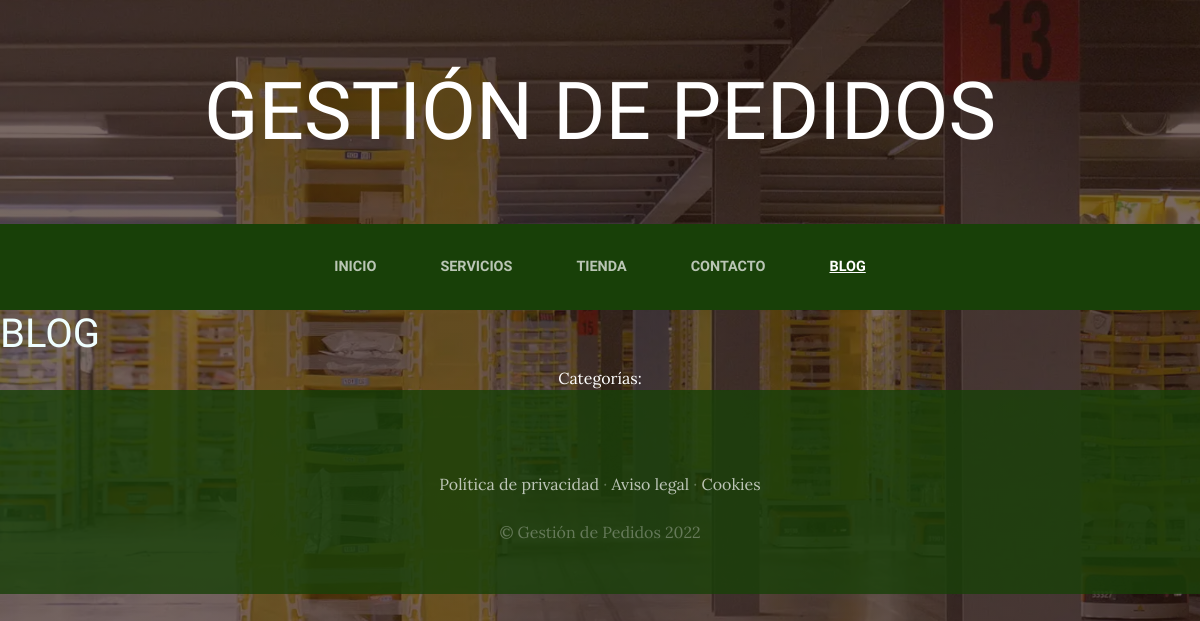
The page /blog/ on the database as committed earlier.
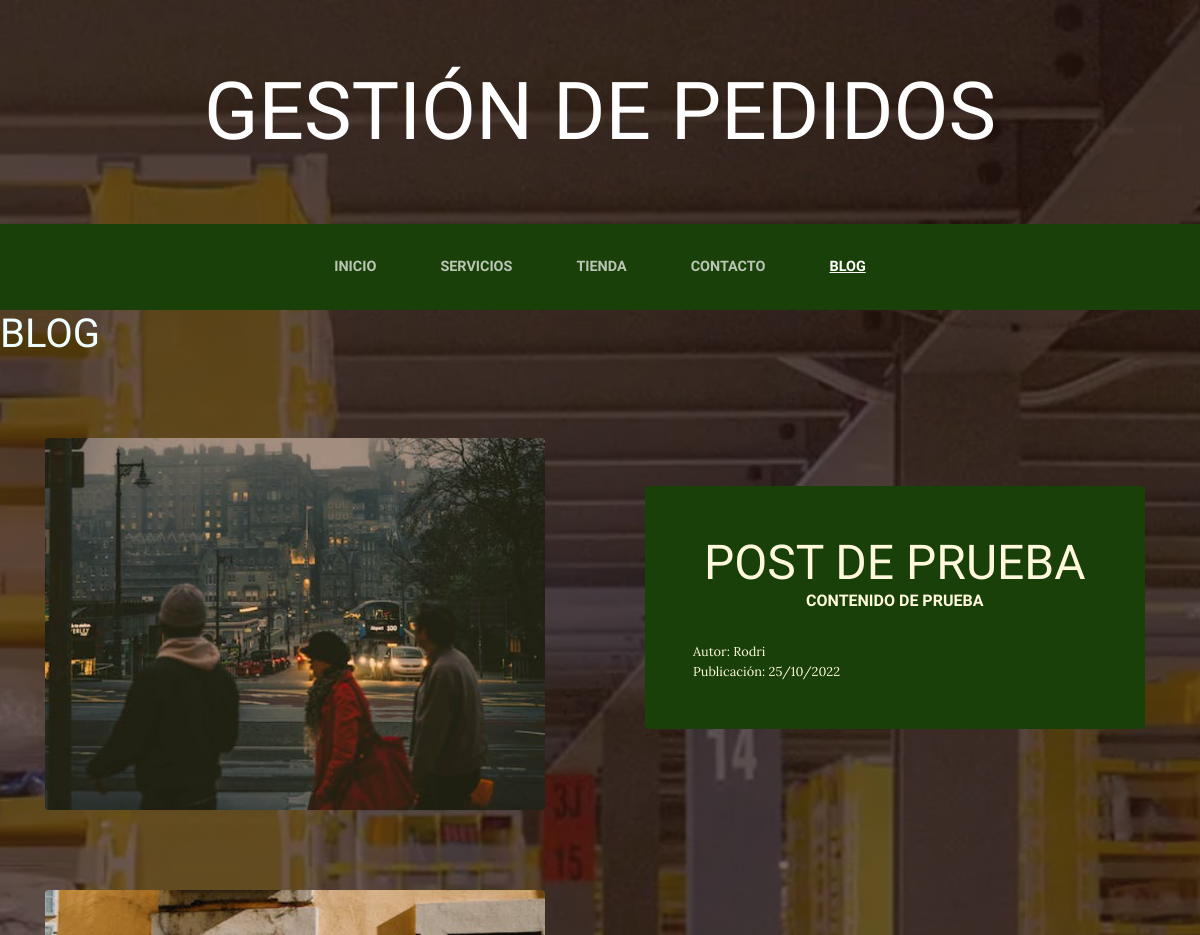
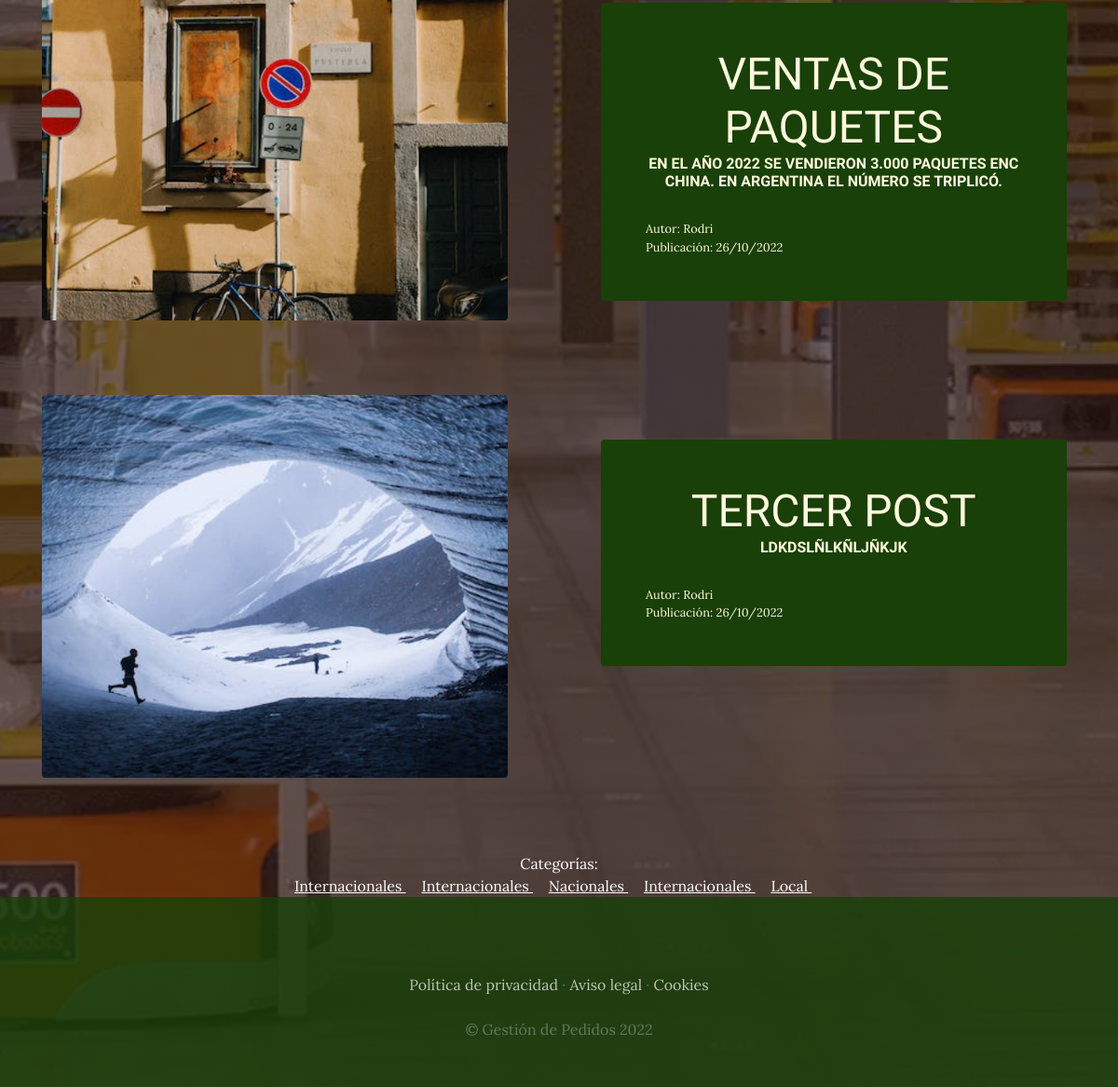
The same page on the database as committed later (2 pictures, top to bottom).
### blog/models.py (models this page shows, shortened)
class Post(models.Model):
    titulo = models.CharField(max_length=100)
    contenido = models.CharField(max_length=300)
    imagen = models.ImageField(upload_to='blog', null=True, blank=True)
    autor = models.ForeignKey(User, on_delete=models.CASCADE)
    categorias = models.ManyToManyField(Categoria)
    created = models.DateTimeField(auto_now_add=True)
    updated = models.DateTimeField(auto_now_add=True)
    class Meta:
        verbose_name='post'
        verbose_name_plural='posts'

class Categoria(models.Model):
    nombre = models.CharField(max_length=50)
    created = models.DateTimeField(auto_now_add=True)
    updated = models.DateTimeField(auto_now_add=True)

### blog/views.py (the view)
# urls.py: 2. Add a URL to urlpatterns:  path('blog/', include('blog.urls'))
def blog(request):
    posts = Post.objects.all()
    return render(request, 'blog/blog.html', {'posts': posts})

### blog/templates/blog/blog.html
{% extends 'proyectoWebApp/base.html' %}
{% load static %}
{% block content %}
<h1 style="color:azure;">
  BLOG
</h1>
  {% for post in posts%}
    <section class="page-section clearfix">
      <div class="container">
        <div class="intro">
          <img
            class="intro-img img-fluid mb-3 mb-lg-0 rounded"
            src="{{post.imagen.url}}"
            alt=""
            style="width: 45%"
          />
          <div class="intro-text left-0 text-center bg-faded p-5 rounded">
            <h2 class="section-heading mb-4">
              <span class="section-heading-lower">{{post.titulo}}</span>
              <span class="section-heading-upper">{{post.contenido}}</span>
            </h2>
            <div style="text-align: left; font-size: 0.8em;">
              <span>
                Autor: {{post.autor|capfirst}}
              </span>
            </div>
            <div style="text-align: left; font-size: 0.8em;">
              <span>
                Publicación: {{post.created|date:"SHORT_DATE_FORMAT"}}
              </span>
            </div>
          </div>
        </div>
      </div>
    </section>
  {% endfor %}
  <section>
    <div style="width: 75%; margin: auto; text-align: center; color: white;">
      Categorías:
      <br>
      {% for post in posts %}
        {% for categoria in post.categorias.all %}
          <a href="{% url 'categoria' categoria.id %}" class="linksCategorias">
            {{categoria.nombre}}
          </a> &nbsp;&nbsp;&nbsp;
        {% endfor %}
      {% endfor %}
    </div>
  </section>
{% endblock %}

### proyectoWebApp/templates/proyectoWebApp/base.html (shortened to what this page needs)
<html>
  <head>
    {% load static %}
    <link
      href="{% static 'proyectoWebApp/vendor/bootstrap/css/bootstrap.min.css' %}"
      rel="stylesheet"
    />
    <link
      href="{% static 'proyectoWebApp/css/gestion.css' %}"
      rel="stylesheet"
    />
  </head>
  <body>
    <h1 class="site-heading text-center text-white d-none d-lg-block">
      <span class="site-heading-lower">Gestión de Pedidos</span>
    </h1>
    <nav class="navbar navbar-expand-lg navbar-dark py-lg-4" id="mainNav">
      <div class="container">
        <div class="collapse navbar-collapse" id="navbarResponsive">
          <ul class="navbar-nav mx-auto">
            <li class="nav-item px-lg-4 {% if request.path == '/project_app/' %}active{% endif %}" >
              <a class="nav-link text-uppercase text-expanded" href="{% url 'home' %}"
                >Inicio</a
              >
            </li>
            <li class="nav-item px-lg-4 {% if request.path == '/servicios' %}active{% endif %}">
              <a
                class="nav-link text-uppercase text-expanded"
                href="{% url 'servicios' %}"
                >Servicios</a
              >
            </li>
            <li class="nav-item px-lg-4 {% if request.path == '/project_app/tienda' %}active{% endif %}">
              <a
                class="nav-link text-uppercase text-expanded"
                href="{% url 'tienda' %}"
                >Tienda</a
              >
            </li>
            <li class="nav-item px-lg-4 {% if request.path == '/project_app/contacto' %}active{% endif %}">
              <a
                class="nav-link text-uppercase text-expanded"
                href="{% url 'contacto' %}"
                >Contacto</a
              >
            </li>
            <li class="nav-item px-lg-4 {% if request.path|slice:':6' == '/blog/' %}active{% endif %}">
              <a class="nav-link text-uppercase text-expanded" href="{% url 'blog' %}"
                >Blog</a
              >
            </li>
          </ul>
        </div>
      </div>
    </nav>
    {% block content %}{% endblock%}
    <footer class="footer text-faded text-center py-5">
      <div class="container">
        <p class="m-0 mbt">
          <a href="sample.html" class="link">Política de privacidad</a> ·
          <a href="sample.html" class="link">Aviso legal</a> ·
          <a href="sample.html" class="link">Cookies</a>
        </p>
        <p class="m-0 mbt1">&copy; Gestión de Pedidos 2022</p>
      </div>
    </footer>
  </body>
</html>

### proyectoWebApp/static/proyectoWebApp/css/gestion.css (style rules this page uses)
body { font-family: 'Lora'; background: linear-gradient(rgba(47, 23, 15, 0.65), rgba(47, 23, 15, 0.65)), url("../img/bg_main.jpg"); background-attachment: fixed; background-position: center; background-size: cover; }
h1, h2, h3, h4, h5, h6 { font-family: 'Raleway'; }
p { line-height: 1.75; }
.text-faded { color: rgba(255, 255, 255, 0.3); }
.site-heading { margin-top: 5rem; margin-bottom: 5rem; text-transform: uppercase; line-height: 1; font-family: 'Raleway'; }
.site-heading .site-heading-lower { font-size: 5rem; font-weight: 100; line-height: 4rem; }
.page-section { margin-top: 5rem; margin-bottom: 5rem; }
.section-heading { text-transform: uppercase; }
.section-heading .section-heading-upper { display: block; font-size: 1rem; font-weight: 800; padding-bottom:.5rem; }
.section-heading .section-heading-lower { display: block; font-size: 3rem; font-weight: 100; }
.bg-faded { background-color: rgba(255, 255, 255, 0.85); }
#mainNav { background-color: rgba(24, 64, 8); font-family: 'Raleway'; }
#mainNav .navbar-nav .nav-item .nav-link { color: rgba(255, 255, 255, 0.7); font-weight: 800; }
#mainNav .navbar-nav .nav-item.active .nav-link { color: #ffffff; text-decoration: underline; }
@media (min-width: 992px) { #mainNav .navbar-nav .nav-item .nav-link { font-size: 0.9rem; } }
.intro { position: relative; }
@media (min-width: 992px) { .intro .intro-img { width: 75%; float: left; } }
@media (min-width: 992px) { .intro .intro-text { left: 600; width: 60%; margin-top: 3rem; background-color: rgba(24, 64, 8); color: cornsilk; position: absolute; } }
@media (min-width: 1200px) { .intro .intro-text { width: 45%; } }
.footer { background-color: rgba(24, 64, 8, 0.8); }
.mbt { padding-top: 2rem; }
.mbt1 { padding-top: 1.25rem; }
a.link { color: rgba(255, 255, 255, 0.7); }
.linksCategorias { color: white !important; text-decoration:underline; }

Rows that differ between the two databases and show on the page:
added Post: imagen (picture), titulo "POST DE PRUEBA", contenido "CONTENIDO DE PRUEBA", autor "Rodri", created "25/10/2022"
added Post: imagen (picture), titulo "VENTAS DE PAQUETES", contenido "EN EL AÑO 2022 SE VENDIERON 3.000 PAQUETES ENC CHINA. EN ARGENTINA EL NÚMERO SE TRIPLICÓ.", autor "Rodri", created "26/10/2022"
added Post: imagen (picture), titulo "TERCER POST", contenido "LDKDSLÑLKÑLJÑKJK", autor "Rodri", created "26/10/2022"
added Categoria: nombre "Internacionales"
added Categoria: nombre "Nacionales"
added Categoria: nombre "Local"
